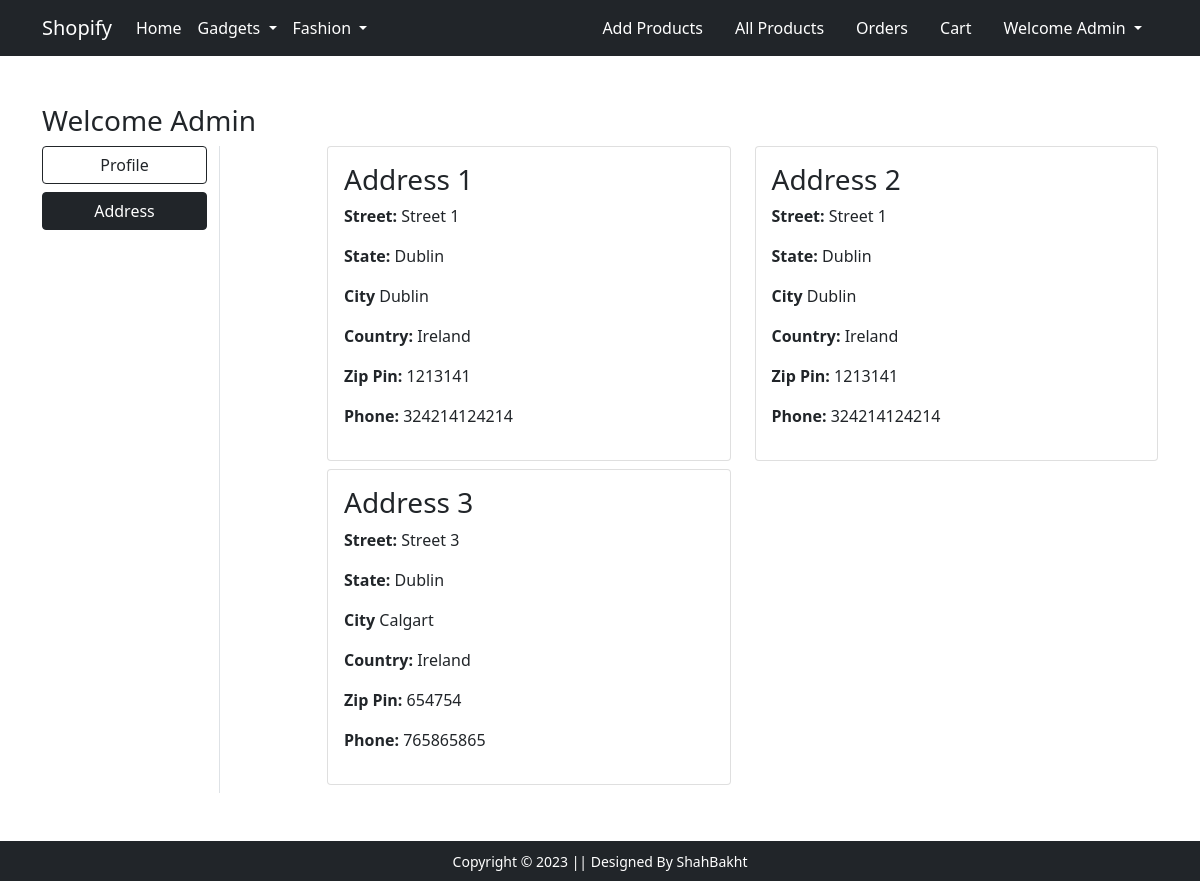
Screenshot of /address (signed in) with the database file from the repository.
### main/models.py (models this page shows, shortened)
class Address(models.Model):
  street = models.TextField()
  state = models.CharField(max_length=100)
  city = models.CharField(max_length=100)
  country = models.CharField(max_length=100)
  zip_code = models.CharField(max_length=100)
  phone_number = models.CharField(max_length=20)
  user = models.ForeignKey(User, on_delete=models.CASCADE, related_name='addresses')

### main/views.py (the view)
# urls.py: path('address', views.address, name="address"),
@login_required(login_url='login')
def address(request):
  user_addresses = request.user.addresses.all()
  context = {'user_addresses': user_addresses}
  template_name = 'main/address.html'
  return render(request, template_name, context)

### main/templates/main/address.html (shortened to what this page needs)
{% extends 'main/base.html' %}
{% load static %}
{% block main-content %}
<div class="container my-5">
 <div class="row">
 <h3>Welcome {{ request.user.username | capfirst }}</h3>
  <div class="col-sm-2 border-end">
   <ul class="list-unstyled">
    <li class="d-grid"><a href="{% url 'profile' %}" class="btn btn-outline-dark mb-2">Profile</a></li>
    <li class="d-grid"><a href="{% url 'address' %}" class="btn btn-dark">Address</a></li>
   </ul>
  </div>
  <div class="col-sm-9 offset-sm-1">
   <div class="row">
    {% if user_addresses %}
      {% for address in user_addresses %}
      <div class="col-sm-6 mb-2">
        <div class="card">
          <div class="card-body">
          <h3>Address {{ forloop.counter }}</h3>
          <p><strong>Street:</strong> {{ address.street}}</p>
          <p><strong>State:</strong> {{ address.state}}</p>
          <p><strong>City</strong> {{ address.city}}</p>
          <p><strong>Country:</strong> {{ address.country}}</p>
          <p><strong>Zip Pin:</strong> {{ address.zip_code}}</p>
          <p><strong>Phone:</strong> {{ address.phone_number}}</p>
        </div>
      </div>
      </div>
      {% endfor %}
    {% endif %}
   </div>
  </div>
 </div>
</div>
{% endblock main-content %}

### main/templates/main/base.html (shortened to what this page needs)
<!doctype html>
{% load static %}
<html lang="en">
  <head>
    <link href="https://cdn.jsdelivr.net/npm/bootstrap@5.0.0-beta1/dist/css/bootstrap.min.css" rel="stylesheet">
    <link rel="stylesheet" href="{% static 'main/css/owl.carousel.min.css' %}">
    <link rel="stylesheet" href="{% static 'main/css/all.min.css' %}">
    <link rel="stylesheet" href="{% static 'main/css/style.css' %}">
  </head>
  <body>
    <nav class="navbar navbar-expand-lg navbar-dark bg-dark">
     <div class="container">
       <a class="navbar-brand" href="/">Shopify</a>
       <div class="collapse navbar-collapse" id="navbarSupportedContent">
         <ul class="navbar-nav me-auto mb-2 mb-lg-0">
           <li class="nav-item">
             <a class="nav-link active" aria-current="page" href="/">Home</a>
           </li>
           <li class="nav-item dropdown">
             <a class="nav-link dropdown-toggle text-white" href="#" id="electronicsDropdown" role="button" data-bs-toggle="dropdown" aria-expanded="false">
               Gadgets
             </a>
           </li>
           <li class="nav-item dropdown">
             <a class="nav-link dropdown-toggle text-white" href="#" id="fashionDropdown" role="button" data-bs-toggle="dropdown" aria-expanded="false">
               Fashion
             </a>
           </li>
         </ul>
         <div>
          <ul class="navbar-nav me-auto mb-2 mb-lg-0">
          {% if request.user.is_authenticated %}
            {% if request.user.is_superuser %}
              <li class="nav-item mx-2">
                <a href="{% url 'new_product' %}" class="nav-link text-white">Add Products</a>
              </li>
              <li class="nav-item mx-2">
                <a href="{% url 'products' %}" class="nav-link text-white">All Products</a>
              </li>
              <li class="nav-item mx-2">
                <a href="{% url 'admin_orders' %}" class="nav-link text-white">Orders</a>
              </li>
            {% endif %}
            <li class="nav-item mx-2">
              <a href="{% url 'shopping_cart' %}" class="nav-link text-white"> Cart </a>
            </li>
            <li class="nav-item dropdown mx-2">
              <a class="nav-link dropdown-toggle text-white" href="#" id="profileDropdown" role="button" data-bs-toggle="dropdown" aria-expanded="false">
                Welcome {{ request.user.username | capfirst }}
              </a>
            </li>
          {% endif %}
          </ul>
         </div>
       </div>
     </div>
    </nav>
    {% block main-content %} {% endblock main-content %}
    <footer class="container-fluid bg-dark text-center p-2 mt-5">
        <small class="text-white">Copyright &copy; 2023 || Designed By ShahBakht</small>
    </footer>
  </body>
</html>

### rows the page displays
Address: street "Street 1", state "Dublin", city "Dublin", country "Ireland", zip_code "1213141", phone_number "324214124214"
Address: street "Street 1", state "Dublin", city "Dublin", country "Ireland", zip_code "1213141", phone_number "324214124214"
Address: street "Street 3", state "Dublin", city "Calgart", country "Ireland", zip_code "654754", phone_number "765865865"

### other values shown
{{ request.user.username | capfirst }} "Admin"
